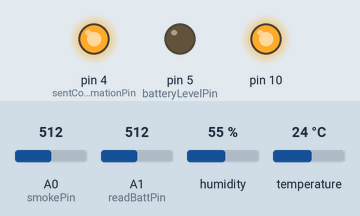
A sketch run on a simulated Arduino Uno, built with avr-gcc and run on an emulated ATmega328P. Parts: output pins drawn as LEDs (lit = HIGH). The test bench sets the inputs (shaded band); at power-on: A1 (readBattPin) = 512, A0 (smokePin) = 512, humidity 55 %, temperature 24 °C. No radio packets arrive unless stated; what the sketch prints to the serial monitor is not drawn.

Above: at 1.2 s.
1.3 s: A1 (readBattPin) set to 306
2.8 s: A1 (readBattPin) set to 277
At 4.0 s:
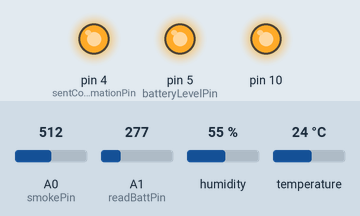
4.3 s: A1 (readBattPin) set to 301
At 5.2 s:
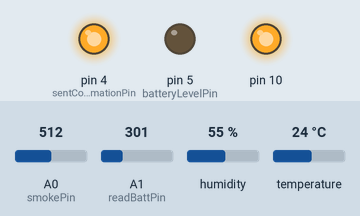
5.8 s: A1 (readBattPin) set to 281
At 6.3 s:
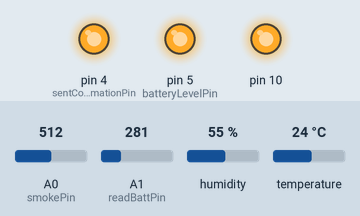
Timing chart, 0 to 8.3 s (numbered marks = the images above; inputs shaded):
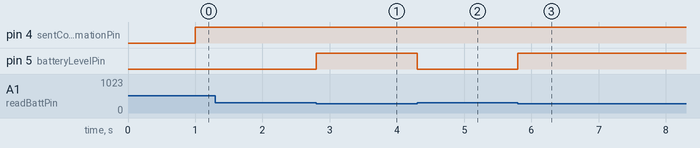

The sketch:

Transmitter.ino
```cpp
#include <RF24Network.h>
#include <RF24.h>
#include <SPI.h>
#include "DHT.h"

#define dhtpin 2
#define DHTTYPE DHT22

#define smokePin A0
#define readBattPin A1

#define maxTemp 36
#define minHum 30
#define maxSmk 125
#define minBatt 291

#define batteryLevelPin 5
#define sentConfirmationPin 4

DHT dht(dhtpin, DHTTYPE);

RF24 radio(7, 8);                   // nRF24L01(+) radio attached using Getting Started board

RF24Network network(radio);          // Network uses that radio

const uint16_t this_node = 012;        // Address of our node in Octal format
const uint16_t other_node = 00;       // Address of the other node in Octal format

const unsigned long interval = 1000; //ms  // How often to send 'hello world to the other unit

unsigned long last_sent;             // When did we last send?
unsigned long packets_sent;          // How many have we sent already


struct payload_t {                  // Structure of our payload
  float temperature;
  float smoke;
  float humidity;
  float bat;
  bool state;
  char text[32];
};

void setup(void)
{
  Serial.begin(9600);
  Serial.println("RF24Network/examples/helloworld_tx/");
  pinMode(batteryLevelPin, OUTPUT);
  pinMode(sentConfirmationPin, OUTPUT);
  SPI.begin();
  dht.begin();
  radio.begin();
  radio.setPALevel(RF24_PA_MAX);


  network.begin(/*channel*/ 90, /*node address*/ this_node);
}

void loop() {
  float temp = dht.readTemperature();
  float hum = dht.readHumidity();
  float smk = analogRead(smokePin);
  float battery = analogRead(readBattPin);
  bool states = false;
  network.update();                          // Check the network regularly

  if((smk >= maxSmk) || (temp >= maxTemp && hum < minHum) || (temp >= (maxTemp + 4))){
    states = true;
  }else{
    states = false;
  }

  if(battery <= minBatt){
    digitalWrite(batteryLevelPin, HIGH);
  }else{
    digitalWrite(batteryLevelPin, LOW);
  }


  unsigned long now = millis();              // If it's time to send a message, send it!
  if ( now - last_sent >= interval  )
  {
    last_sent = now;
    payload_t payload = { temp, hum, smk, battery, states, "1012"};
    RF24NetworkHeader header(/*to node*/ other_node);
    bool ok = network.write(header, &payload, sizeof(payload));
    if (ok) {
      digitalWrite(sentConfirmationPin, HIGH);
    }
    else {
      digitalWrite(sentConfirmationPin, LOW);
    }
  }
}
```

Measured:
- the behaviour switches between 292 and 291 on A1 (readBattPin) (found by bisection; images 0 and 1)
- after the input at 1.3 s, every drawn part: stays the same
- after the input at 2.8 s, pin 5 (batteryLevelPin): LOW → HIGH at once
- after the input at 4.3 s, pin 5 (batteryLevelPin): HIGH → LOW at once
- after the input at 5.8 s, pin 5 (batteryLevelPin): LOW → HIGH at once
